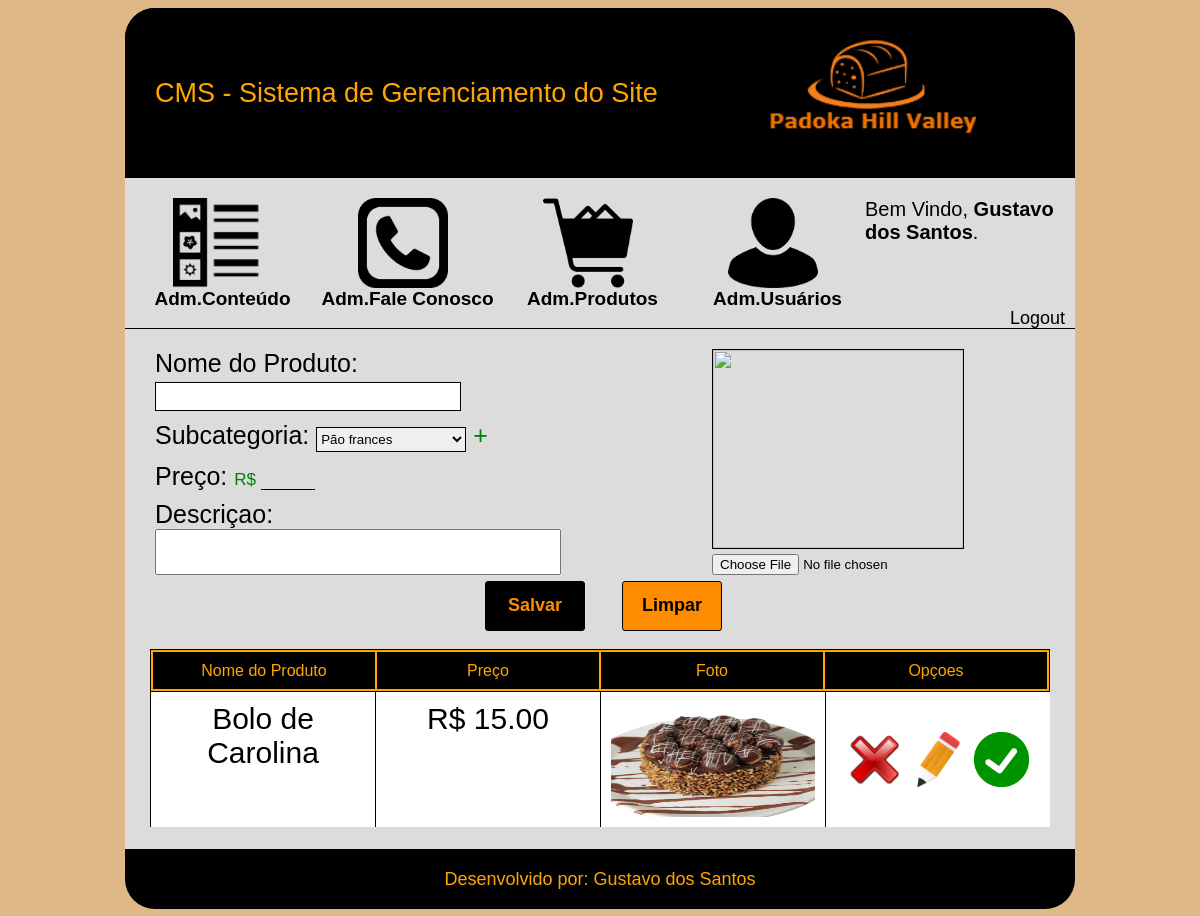
Screenshot of /cms/cadastrar-produto.php (signed in) with the database file from the repository.
### tables this page shows
CREATE TABLE `tbl_produtos` (
  `id` int(11) NOT NULL AUTO_INCREMENT,
  `foto` varchar(255) DEFAULT NULL,
  `nome` varchar(50) NOT NULL,
  `descricao` varchar(255) DEFAULT NULL,
  `preco` float(4,2) DEFAULT NULL,
  `idSubcategoria` int(11) DEFAULT NULL,
  `status` tinyint(1) DEFAULT NULL,
  `produtoMes` tinyint(1) DEFAULT NULL,
  `qtdCliques` int(11) NOT NULL DEFAULT '0',
  PRIMARY KEY (`id`),
  KEY `idSubcategoria` (`idSubcategoria`),
  CONSTRAINT `tbl_produtos_ibfk_1` FOREIGN KEY (`idSubcategoria`) REFERENCES `tbl_subcategoria` (`id`)
);

### cms/cadastrar-produto.php (the view, shortened to what this page needs)
<?php
    $botao = "Salvar";
    $foto = "";
    $nome = "";
    $descricao = "";
    $preco = "";
?>
<!DOCTYPE html>
<html>
<head>
    <link rel="stylesheet" type="text/css" href="css/cadastrar-produto.css">
    <link rel="stylesheet" type="text/css" href="css/header.css">
</head>
<body>
    <div id="main">
        <?php require_once 'header.php'; ?>
        <div id="content">
            <div id="caixa-formularios">
                <form name="frmCadastro" id="frmCadastro" method="post" action="cadastrar-produto.php">
                    Nome do Produto:
                    <input type="text" class="input" name="txtNome" required value="<?php echo($nome);?>"><br>
                    Subcategoria:
                    <select name="idSubcategoria">
                        <?php
                            $sql = "SELECT * FROM tbl_subcategoria where status = 1";
                            $res = mysqli_query($con,$sql);
                            while($rsSubcategoria = mysqli_fetch_array($res)){
                                if($idSubcategoria == $rsSubcategoria['id']){
                                    $selecionar = "selected";
                                }else{
                                    $selecionar = "";
                                }
                        ?>
                        <option <?=$selecionar?> value="<?=$rsSubcategoria['id']?>">
                            <?=$rsSubcategoria['nome']?>
                        </option>
                        <?php
                            }
                        ?>
                    </select>
                    <a href="subcategorias.php" title="Clique para adicionar uma subcategoria" target="_blank">
                        <span style="color:green;"> + </span>
                    </a>
                   <br> Preço: <span style="font-size:17px; color:green;">R$ </span>
                    <input type="text" class="preco" name="txtPreco" required value="<?php echo($preco);?>">
                    <br>Descriçao:<br>
                    <textarea maxlength="255" name="txtDescricao" required><?php echo($descricao);?></textarea>
                    <div id="centralizar-botoes">
                        <input type="submit" id="botao-salvar" value="<?=$botao?>" name="btnSalvar">
                        <input type="reset" id="botao-limpar" value="Limpar">
                    </div>
                 </form>
            </div>
            <div id="caixa-para-foto">
                <form name="frmFoto" method="post" action="upload-foto.php?txt=txtFoto" enctype="multipart/form-data" id="frmFoto">
                    <div id="caixa-foto">
                        <img src="<?php echo($foto);?>">
                    </div>
                    <input type="file" name="fleFoto" id="foto" class="file">
                </form>
            </div>
            <div id="caixa-tabela">
                    <table id="tabela-titulos">
                        <tr>
                            <td>Nome do Produto</td>
                            <td>Preço</td>
                            <td>Foto</td>
                            <td>Opçoes</td>
                        </tr>
                    </table>
                    <div id="tabela-dados">
                        <?php
                            $sql = "SELECT * FROM tbl_produtos order by nome";
                            $res = mysqli_query($con, $sql);
                        while($rsDados = mysqli_fetch_array($res)){
                            $status = $rsDados['status'];
                            if($status == 1){
                                $fotoStatus = "check.png";
                            }else{
                                $fotoStatus = "noCheck.png";
                            }
                        ?>
                        <div class="linha">
                                <div class="campo">
                                    <?php echo($rsDados['nome']);?>
                                </div>
                                 <div class="campo">
                                   R$ <?php echo($rsDados['preco']);?>
                                </div>
                                <div class="campo">
                                    <img src="<?php echo($rsDados['foto']);?>" class="foto-tabela">
                                </div>
                                 <div class="campo" style="text-align:center;">
                                     <a href="cadastrar-produto.php?modo=excluir&id=<?php echo($rsDados['id']);?>" onclick="return confirm('Deseja Realmente excluir?')">
                                        <img src="imagens/gUsers/delete.png" class="foto-opcoes">
                                     </a>
                                    <a href="cadastrar-produto.php?modo=consultar&id=<?php echo($rsDados['id']);?>">
                                        <img src="imagens/gUsers/edit.png" class="foto-opcoes">
                                     </a>
                                     <a href="cadastrar-produto.php?modo=mudaStatus&id=<?php echo($rsDados['id']);?>&status=<?php echo($rsDados['status']);?>">
                                         <img src="imagens/gUsers/<?php echo($fotoStatus);?>" class="foto-opcoes">
                                     </a>
                                </div>
                            </div>
                        <?php
                            }
                        ?>
                    </div>
            </div>
        </div>
        <footer>
            Desenvolvido por: Gustavo dos Santos
        </footer>
    </div>
</body>
</html>

### cms/css/cadastrar-produto.css (style rules this page uses)
body { font-family: sans-serif; background-color: burlywood; }
#main { width: 950px; height: 900px; margin-left: auto; margin-right: auto; border-radius: 30px; }
#content { width: 100%; height: 520px; background-color: gainsboro; border-top: 1px solid #000000; }
#caixa-formularios { width: 445px; height: 300px; float: left; font-size: 25px; padding-left: 30px; margin-top: 20px; }
.input { height: 25px; width: 300px; border: 1px solid black; margin-bottom: 10px; }
select { width: 150px; height: 25px; border: 1px solid black; margin-bottom: 10px; }
.preco { width: 50px; height: 15px; margin-bottom: 10px; background-color: gainsboro; border-style: none; border-bottom: 1px solid black; color: green; font-size: 17px; }
textarea { width: 400px; height: 40px; resize: none; }
#caixa-para-foto { width: 475px; height: 300px; float: left; margin-top: 20px; }
#caixa-foto { width: 250px; height: 198px; margin-right: auto; margin-left:auto; border:1px solid black; }
#caixa-foto img { width: 250px; height: 198px; }
.file { margin-top: 5px; margin-left: 112px; }
#centralizar-botoes { position: absolute; width: 240px; height: 60px; margin-left:330px; }
#botao-salvar { width: 100px; height: 50px; background-color: black; border-style: none; border-radius: 3px; font-weight: bold; font-size: 18px; border:1px solid black; color: darkorange; }
#botao-limpar { width: 100px; height: 50px; background-color: darkorange; border-style: none; border-radius: 3px; font-weight: bold; font-size: 18px; border:1px solid black; color:black; margin-left: 30px; }
#caixa-tabela { width: 900px; height: 175px; margin-left: auto; margin-right: auto; background-color: gainsboro; }
#tabela-titulos { width:900px; height: 35px; border: 1px solid black; text-align: center; background-color: orange; }
#tabela-titulos td { width: 200px; height: 35px; color:orange; background-color: black; }
#tabela-dados { width:900px; height: 140px; overflow-y: auto; overflow-x: hidden; background-color: gainsboro; }
#tabela-dados .linha { width: 900px; height: 140px; border-bottom: 1px solid black; }
#tabela-dados .campo { width: 204px; height: 115px; background-color: white; float: left; border-left: 1px solid black; padding: 10px; overflow: hidden; text-overflow: ellipsis; font-size: 30px; text-align:center; }
.foto-opcoes { width: 55px; height: 55px; margin-top: 30px; }
.foto-tabela { width: 204px; height: 115px; }
footer { width: 100%; height: 40px; background-color: black; border-bottom-left-radius: 30px; border-bottom-right-radius: 30px; font-size: 18px; text-align: center; color: orange; padding-top: 20px; }

### cms/css/header.css (style rules this page uses)
a:link { text-decoration: none; }
a { color:black; }

### rows the page displays
tbl_produtos: nome "Bolo de Carolina", preco "15.00", foto (picture)

### other values shown
$_SESSION['nomeDoUsuario'] "Gustavo dos Santos"
form field idSubcategoria "Pão frances"
